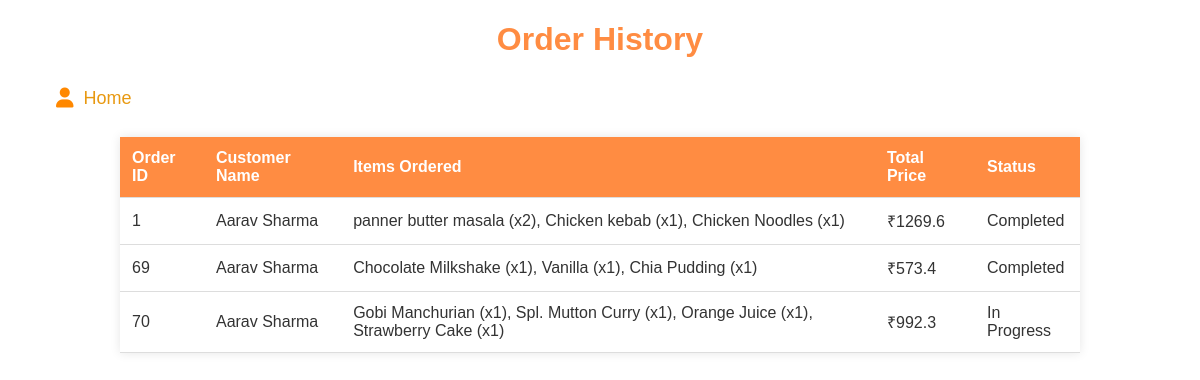
The app's page /ordersummary (signed in) with its own data.
### tables this page shows
CREATE TABLE "orders" (
	"id"	INTEGER,
	"items"	TEXT NOT NULL,
	"location"	TEXT NOT NULL,
	"total_price"	REAL NOT NULL,
	"timestamp"	DATETIME DEFAULT CURRENT_TIMESTAMP,
	PRIMARY KEY("id" AUTOINCREMENT)
);

### mergedapp.py (the view)
@app.route('/ordersummary')
def ordersummary():
    conn = get_db_connection()
    name=session["username"]
    print(name)
    cursor = conn.cursor()
    query = '''
        SELECT DISTINCT r.*,o.customerName,ao.status
        FROM orders r
		JOIN Orders_Analysis o on r.id=o.orderID
		JOIN assignedOrders ao on o.orderId=ao.orderId
		WHERE o.customerName= ?
    '''
    orders = cursor.execute(query,(name,)).fetchall()
    conn.close()
    orders_list = [dict(order) for order in orders]
    return render_template('orderhistory.html', orders=orders_list)

### mergedapp.py (called while the page is built)
def get_db_connection():
    conn = sqlite3.connect(DATABASE)  # Timeout to avoid lock
    conn.row_factory = sqlite3.Row
    return conn

### templates/orderhistory.html (shortened to what this page needs)
<!DOCTYPE html>
<html lang="en">
<head>
    <link rel="stylesheet" href="https://cdnjs.cloudflare.com/ajax/libs/font-awesome/6.0.0/css/all.min.css">
</head>
<body>
    <h1>Order History</h1>
    <ul>
        <li><a href="{{ url_for('start') }}"><i class="fa-solid fa-user"></i> Home</a></li>
    </ul>
    {% if orders %}
    <table>
        <thead>
            <tr>
                <th>Order ID</th>
                <th>Customer Name</th>
                <th>Items Ordered</th>
                <th>Total Price</th>
                <th>Status</th>
            </tr>
        </thead>
        <tbody>
            {% for order in orders %}
            <tr>
                <td>{{ order.id }}</td>
                <td>{{ order.customerName }}</td>
                <td>{{ order["items"] }}</td>
                <td>₹{{ order.total_price }}</td>
                <td>{{ order["status"] }}</td>
            </tr>
            {% endfor %}
        </tbody>
    </table>
    {% else %}
    <p class="no-orders">No orders found.</p>
    {% endif %}
</body>
</html>

### templates/orderhistory.html (style rules this page uses)
body { font-family: Arial, sans-serif; background-color: #ffffff; color: #333; margin: 0; padding: 0; }
h1 { text-align: center; color: #ff8c42; }
table { width: 80%; margin: 20px auto; border-collapse: collapse; background-color: #fff; box-shadow: 0 0 10px rgba(0, 0, 0, 0.1); }
th, td { padding: 12px; text-align: left; border-bottom: 1px solid #ddd; }
th { background-color: #ff8c42; color: white; }
li { list-style: none; margin: 10px 0; }
li a { text-decoration: none; color: #e89911; font-size: 18px; display: flex; align-items: center; gap: 10px; padding: 8px 16px; border-radius: 4px; transition: background-color 0.3s, color 0.3s; }
li a i { font-size: 20px; color:#ff8800 }

### records on screen
orders: id "1", customerName "Aarav Sharma", items "panner butter masala (x2), Chicken kebab (x1), Chicken Noodles (x1)", total_price "1269.6", status "Completed"
orders: id "69", customerName "Aarav Sharma", items "Chocolate Milkshake (x1), Vanilla (x1), Chia Pudding (x1)", total_price "573.4", status "Completed"
orders: id "70", customerName "Aarav Sharma", items "Gobi Manchurian (x1), Spl. Mutton Curry (x1), Orange Juice (x1), Strawberry Cake (x1)", total_price "992.3", status "In Progress"
